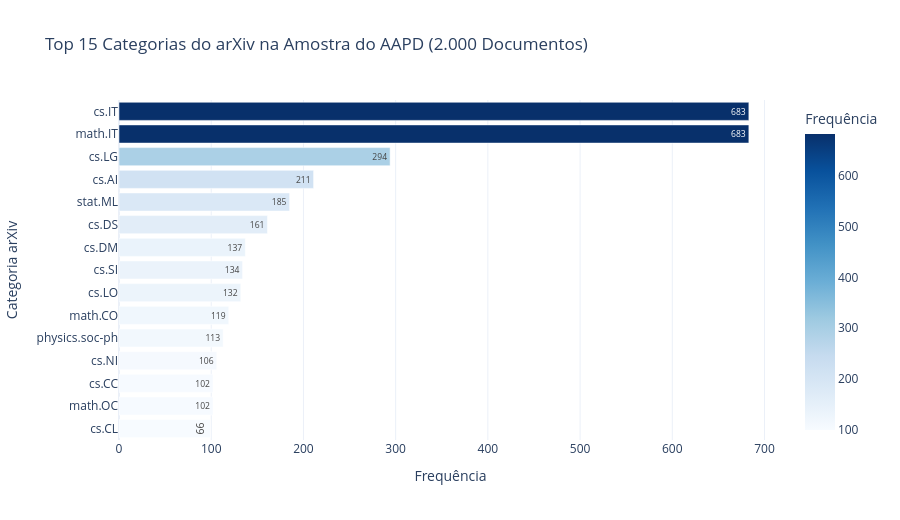

Source (notebook cell):
### Markdown cell above
### Visualização 5: Top 15 Categorias Oficiais do arXiv Presentes na Amostra

### Code cell
fig_cats = px.bar(
    cat_counts,
    x='Frequência',
    y='Categoria arXiv',
    orientation='h',
    title='Top 15 Categorias do arXiv na Amostra do AAPD (2.000 Documentos)',
    text='Frequência',
    color='Frequência',
    color_continuous_scale='Blues'
)

fig_cats.update_layout(
    yaxis=dict(autorange='reversed'),
    template='plotly_white',
    height=520
)

fig_cats.show()

### Figure 1 — Plotly figure (JSON) as saved in the notebook; plotly's stock layout.template omitted (floating-point values rounded to 4 significant figures)
{"data": [{"hovertemplate": "Frequência=%{marker.color}<br>Categoria arXiv=%{y}<extra></extra>", "legendgroup": "", "marker": {"color": [683, 683, 294, 211, 185, 161, 137, 134, 132, 119, 113, 106, 102, 102, 99], "coloraxis": "coloraxis", "pattern": {"shape": ""}}, "name": "", "orientation": "h", "showlegend": false, "text": [683.0, 683.0, 294.0, 211.0, 185.0, 161.0, 137.0, 134.0, 132.0, 119.0, 113.0, 106.0, 102.0, 102.0, 99.0], "textposition": "auto", "type": "bar", "x": [683, 683, 294, 211, 185, 161, 137, 134, 132, 119, 113, 106, 102, 102, 99], "xaxis": "x", "y": ["cs.IT", "math.IT", "cs.LG", "cs.AI", "stat.ML", "cs.DS", "cs.DM", "cs.SI", "cs.LO", "math.CO", "physics.soc-ph", "cs.NI", "cs.CC", "math.OC", "cs.CL"], "yaxis": "y"}], "layout": {"barmode": "relative", "coloraxis": {"autocolorscale": false, "colorbar": {"title": {"text": "Frequência"}}, "colorscale": [[0, "rgb(247,251,255)"], [0.125, "rgb(222,235,247)"], [0.25, "rgb(198,219,239)"], [0.375, "rgb(158,202,225)"], [0.5, "rgb(107,174,214)"], [0.625, "rgb(66,146,198)"], [0.75, "rgb(33,113,181)"], [0.875, "rgb(8,81,156)"], [1, "rgb(8,48,107)"]]}, "height": 520, "legend": {"tracegroupgap": 0}, "title": {"text": "Top 15 Categorias do arXiv na Amostra do AAPD (2.000 Documentos)"}, "xaxis": {"anchor": "y", "domain": [0, 1], "title": {"text": "Frequência"}}, "yaxis": {"anchor": "x", "autorange": "reversed", "domain": [0, 1], "title": {"text": "Categoria arXiv"}}}}
